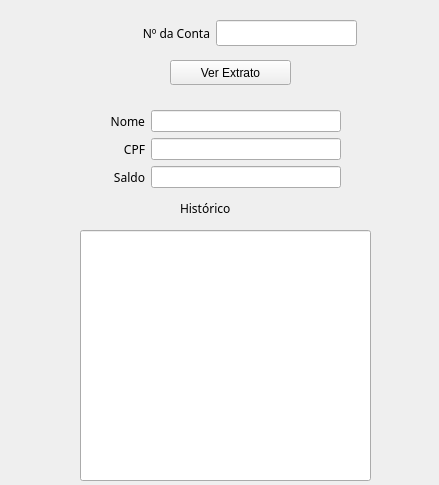
<?xml version="1.0" encoding="UTF-8"?>
<ui version="4.0">
 <class>Form</class>
 <widget class="QWidget" name="Form">
  <property name="geometry">
   <rect>
    <x>0</x>
    <y>0</y>
    <width>439</width>
    <height>485</height>
   </rect>
  </property>
  <property name="windowTitle">
   <string>Extrato</string>
  </property>
  <widget class="QLineEdit" name="lineEdit">
   <property name="geometry">
    <rect>
     <x>216</x>
     <y>20</y>
     <width>141</width>
     <height>26</height>
    </rect>
   </property>
  </widget>
  <widget class="QLabel" name="label">
   <property name="geometry">
    <rect>
     <x>110</x>
     <y>20</y>
     <width>100</width>
     <height>26</height>
    </rect>
   </property>
   <property name="font">
    <font>
     <family>Hack</family>
     <weight>50</weight>
     <bold>false</bold>
    </font>
   </property>
   <property name="text">
    <string>Nº da Conta</string>
   </property>
   <property name="alignment">
    <set>Qt::AlignRight|Qt::AlignTrailing|Qt::AlignVCenter</set>
   </property>
  </widget>
  <widget class="QPushButton" name="pushButton">
   <property name="geometry">
    <rect>
     <x>170</x>
     <y>60</y>
     <width>121</width>
     <height>25</height>
    </rect>
   </property>
   <property name="text">
    <string>Ver Extrato</string>
   </property>
  </widget>
  <widget class="QLineEdit" name="lineEdit_2">
   <property name="geometry">
    <rect>
     <x>80</x>
     <y>230</y>
     <width>291</width>
     <height>251</height>
    </rect>
   </property>
   <property name="alignment">
    <set>Qt::AlignLeading|Qt::AlignLeft|Qt::AlignTop</set>
   </property>
  </widget>
  <widget class="QLabel" name="label_4">
   <property name="geometry">
    <rect>
     <x>180</x>
     <y>200</y>
     <width>81</width>
     <height>17</height>
    </rect>
   </property>
   <property name="font">
    <font>
     <family>Hack</family>
    </font>
   </property>
   <property name="text">
    <string>Histórico</string>
   </property>
  </widget>
  <widget class="QWidget" name="">
   <property name="geometry">
    <rect>
     <x>110</x>
     <y>110</y>
     <width>231</width>
     <height>81</height>
    </rect>
   </property>
   <layout class="QGridLayout" name="gridLayout">
    <item row="0" column="0">
     <widget class="QLabel" name="label_3">
      <property name="font">
       <font>
        <family>Hack</family>
        <weight>50</weight>
        <bold>false</bold>
       </font>
      </property>
      <property name="text">
       <string>Nome</string>
      </property>
      <property name="alignment">
       <set>Qt::AlignRight|Qt::AlignTrailing|Qt::AlignVCenter</set>
      </property>
     </widget>
    </item>
    <item row="0" column="1">
     <widget class="QLineEdit" name="lineEdit_3"/>
    </item>
    <item row="1" column="0">
     <widget class="QLabel" name="label_6">
      <property name="font">
       <font>
        <family>Hack</family>
        <weight>50</weight>
        <bold>false</bold>
       </font>
      </property>
      <property name="text">
       <string>CPF</string>
      </property>
      <property name="alignment">
       <set>Qt::AlignRight|Qt::AlignTrailing|Qt::AlignVCenter</set>
      </property>
     </widget>
    </item>
    <item row="2" column="1">
     <widget class="QLineEdit" name="lineEdit_5"/>
    </item>
    <item row="1" column="1">
     <widget class="QLineEdit" name="lineEdit_4"/>
    </item>
    <item row="2" column="0">
     <widget class="QLabel" name="label_2">
      <property name="font">
       <font>
        <family>Hack</family>
        <weight>50</weight>
        <bold>false</bold>
       </font>
      </property>
      <property name="text">
       <string>Saldo</string>
      </property>
      <property name="alignment">
       <set>Qt::AlignRight|Qt::AlignTrailing|Qt::AlignVCenter</set>
      </property>
     </widget>
    </item>
   </layout>
  </widget>
 </widget>
 <resources/>
 <connections/>
</ui>
